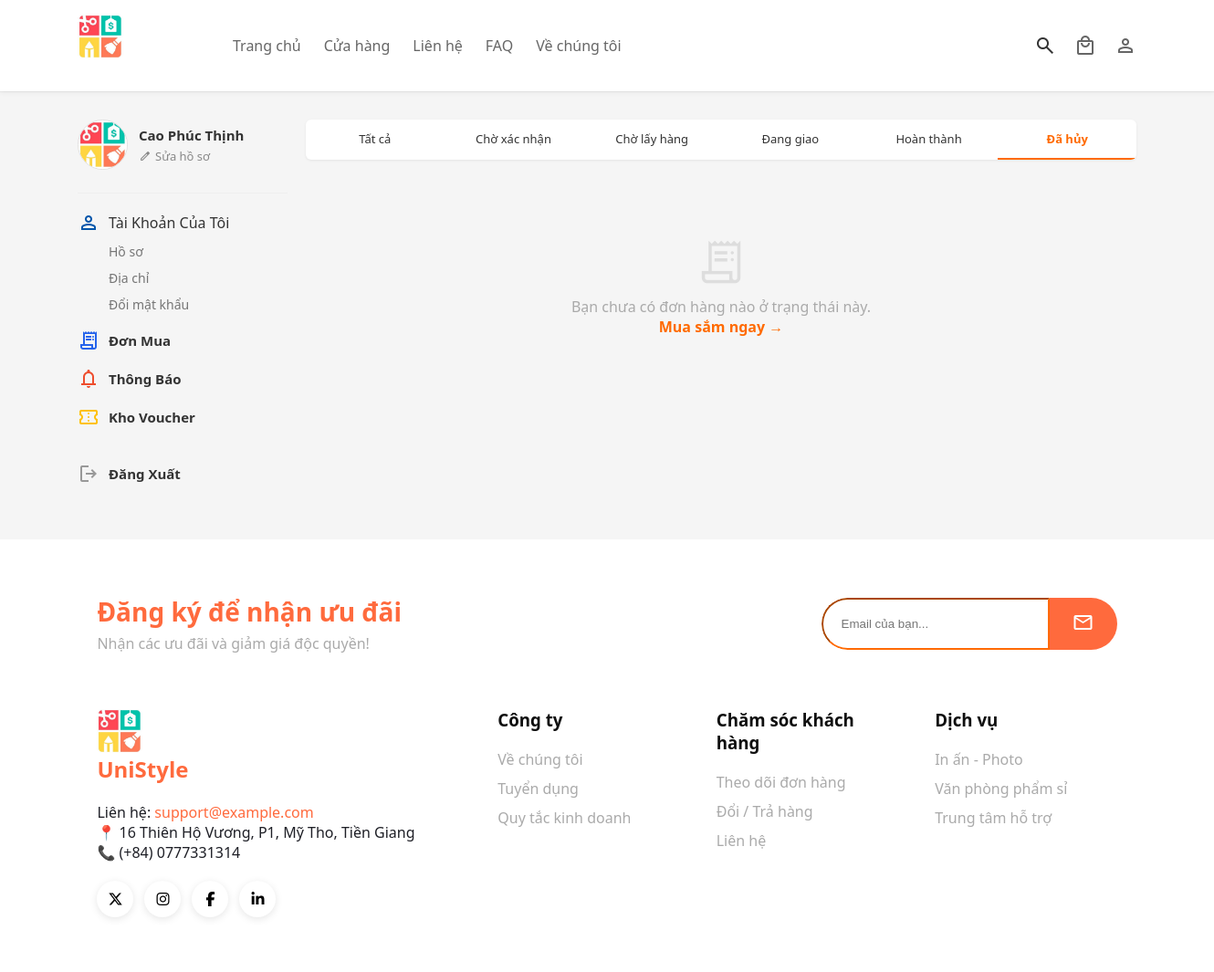
The app's page /profile.php?tab=orders&order_status=Đã+hủy (signed in) with its own data.
### tables this page shows
CREATE TABLE `khachhang` (
  `makh` int NOT NULL,
  `tenkh` varchar(100) DEFAULT NULL,
  `diachi` varchar(200) DEFAULT NULL,
  `sdt` varchar(15) DEFAULT NULL,
  `tendangnhap` varchar(50) DEFAULT NULL,
  `matkhau` varchar(100) DEFAULT NULL,
  `email` varchar(100) DEFAULT NULL,
  `gioitinh` varchar(10) DEFAULT NULL,
  `ngaysinh` date DEFAULT NULL,
  `avatar` varchar(255) DEFAULT NULL,
  `ngay_dangky` datetime DEFAULT CURRENT_TIMESTAMP,
  `loai` enum('Cá nhân','Doanh nghiệp','VIP') DEFAULT 'Cá nhân'
);

CREATE TABLE `hoadon` (
  `mahoadon` int NOT NULL,
  `makh` int DEFAULT NULL COMMENT 'Khách hàng',
  `madh` int DEFAULT NULL COMMENT 'Đơn đặt hàng liên kết (nếu có)',
  `ngaylap` date DEFAULT NULL COMMENT 'Ngày lập hóa đơn',
  `tongtien` decimal(12,2) DEFAULT '0.00',
  `phuongthuctt` varchar(100) DEFAULT NULL COMMENT 'VD: Tiền mặt, Chuyển khoản, VNPay...',
  `trangthai` varchar(50) DEFAULT 'Chưa thanh toán' COMMENT 'Chưa thanh toán | Đã thanh toán | Hủy',
  `ghichu` text
);

CREATE TABLE `dathang` (
  `madh` int NOT NULL,
  `makh` int DEFAULT NULL,
  `ngaydat` date DEFAULT NULL,
  `tongtien` decimal(12,2) DEFAULT NULL,
  `trangthai` varchar(50) DEFAULT NULL
);

### profile.php (the view, shortened to what the rows shown need)
<?php
include('./config/db.php');
$kh_id   = (int)$_SESSION['khachhang_id'];
$tab     = isset($_GET['tab']) ? $_GET['tab'] : 'profile';
$sql_get   = "SELECT * FROM khachhang WHERE makh = $kh_id";
$result    = $conn->query($sql_get);
$user_data = $result->fetch_assoc();
$avatar_kh      = !empty($user_data['avatar'])
    ? "./assets/file_anh/".$user_data['avatar']
    : "./assets/file_anh/default_avatar.png";
?>
<!doctype html>
<html lang="vi">
<head>
    <link rel="stylesheet" href="https://cdnjs.cloudflare.com/ajax/libs/font-awesome/6.5.0/css/all.min.css" />
    <link rel="stylesheet" href="./assets/css/style.css" />
    <link rel="stylesheet" href="./assets/css/reposive.css" />
    <link rel="stylesheet" href="./assets/css/profile.css" />
    <link rel="stylesheet" href="./assets/css/v.css" />
</head>
<body>
    <div class="profile-layout-bg">
        <div class="container profile-page-container">
            <aside class="profile-sidebar">
                <div class="profile-user-info">
                    <div class="profile-avatar"><img src="<?=$avatar_kh?>" alt="" /></div>
                </div>
            </aside>
            <main class="profile-main">
                <?php
if ($tab == 'vouchers'):
    $now = date('Y-m-d H:i:s');
    $filter_vc = $_GET['vc_filter'] ?? 'all';
    $stmt_all = $conn->prepare(
        "SELECT * FROM voucher
         WHERE (ngay_ket_thuc IS NULL OR ngay_ket_thuc >= NOW())"
    );
    $stmt_all->execute();
    $all_vouchers = $stmt_all->get_result()->fetch_all(MYSQLI_ASSOC);
    $stmt_all->close();
    $stmt = $conn->prepare(
        "SELECT v.*, kv.trang_thai AS da_dung
         FROM khachhang_voucher kv
         JOIN voucher v ON v.id_voucher = kv.id_voucher
         WHERE kv.makh = ?"
    );
    $stmt->bind_param("i",$kh_id);
    $stmt->execute();
    $my_vouchers = $stmt->get_result()->fetch_all(MYSQLI_ASSOC);
    $stmt->close();
$display_vc = array_filter($my_vouchers, function($v) use ($filter_vc) {
    if ($filter_vc === 'all') return true;
    if ($filter_vc === 'unused') return $v['da_dung'] == 0;
    if ($filter_vc === 'used') return $v['da_dung'] == 1;
    if ($filter_vc === 'freeship') return $v['loai_voucher'] == 1;
    if ($filter_vc === 'discount') return $v['loai_voucher'] != 1;
    return true;
});?>
                <div class="profile-content-card">
                    <h2>Tất cả Voucher</h2>
                    <?php foreach ($all_vouchers as $v):
        $saved = false;
        foreach ($my_vouchers as $mv) {
            if ($mv['id_voucher'] == $v['id_voucher']) {
                $saved = true;
                break;
            }
        }
        $expired = $v['ngay_ket_thuc'] && $v['ngay_ket_thuc'] < $now;
    ?>
                    <div class="vc-wrap <?= $expired ? 'used' : '' ?>">
                        <div class="vc-left <?= $v['loai_voucher']==1 ? 'bg-ship':'bg-disc' ?>">
                            <div class="vc-left <?= $v['loai_voucher']==1 ? 'bg-ship':'bg-disc' ?>">
                                <span class="material-symbols-outlined vc-icon">
                                    <?= $v['loai_voucher']==1 ? 'local_shipping' : 'sell' ?>
                                </span>
                                <span class="vc-type">
                                    <?= $v['loai_voucher']==1 ? 'Miễn ship' : 'Giảm giá' ?>
                                </span>
                            </div>
                        </div>
                        <div class="vc-right">
                            <div style="flex:1">
                                <h4><?= htmlspecialchars($v['ten_voucher']) ?></h4>
                                <div class="vc-desc">
                                    <?= $v['hinh_thuc_giam']==1
                        ? "Giảm ".$v['gia_tri_giam']."%"
                        : "Giảm ".number_format($v['gia_tri_giam'])."đ" ?>
                                </div>
                                <div style="font-size:12px;color:#888">
                                    HSD:
                                    <?= $v['ngay_ket_thuc']
                        ? date('d/m/Y', strtotime($v['ngay_ket_thuc']))
                        : 'Không giới hạn' ?>
                                </div>
                                <div style="font-size:11px;color:#aaa">
                                    Mã: <?= htmlspecialchars($v['ma_code']) ?>
                                </div>
                            </div>
                            <div>
                                <?php if ($expired): ?>
                                <button class="btn-use" disabled>Hết hạn</button>
                                <?php elseif ($saved): ?>
                                <button class="btn-use" disabled>Đã lưu</button>
                                <?php else: ?>
                                <button class="btn-use" onclick="saveVoucherCode('<?= $v['ma_code'] ?>')">
                                    Lưu
                                </button>
                                <?php endif; ?>
                            </div>
                        </div>
                    </div>
                    <?php endforeach; ?>
                </div>
                <div class="profile-content-card" style="min-height:500px">
                    <div
                        style="display:flex;justify-content:space-between;align-items:flex-start;padding-bottom:16px;flex-wrap:wrap;gap:14px">
                        <div>
                            <h2 style="margin-bottom:4px">Kho Voucher</h2>
                            <p style="color:#888;font-size:14px">Quản lý voucher giảm giá và miễn phí vận chuyển</p>
                        </div>
                        <div style="min-width:300px">
                            <div class="vc-input-row">
                            </div>
                            <div id="vc-msg"></div>
                        </div>
                    </div>
                    <div class="vc-tabs">
                        <?php
        $vc_tab_defs = [
            'all'      => 'Tất cả ('.count($my_vouchers).')',
            'unused'   => 'Chưa dùng',
            'freeship' => 'Miễn ship',
            'discount' => 'Giảm giá',
            'used'     => 'Đã dùng',
        ];
        foreach ($vc_tab_defs as $k=>$lbl):?>
                        <a href="profile.php?tab=vouchers&vc_filter=<?=$k?>"
                            class="vc-tab <?=$filter_vc===$k?'active':''?>"><?=$lbl?></a>
                        <?php endforeach;?>
                    </div>
                    <?php if (empty($display_vc)): ?>
                    <div class="vc-empty">
                        <span class="material-symbols-outlined">confirmation_number</span>
                        <p>Bạn chưa có voucher nào<?=$filter_vc!=='all'?' ở mục này':''?>.<br>Nhập mã ở trên để lưu!</p>
                    </div>
                    <?php else: foreach ($display_vc as $v):
        $is_ship    = $v['loai_voucher']==1;
        $is_used    = $v['da_dung']==1;
        $is_expired = $v['ngay_ket_thuc'] && $v['ngay_ket_thuc']<$now;
        $dl         = days_left($v['ngay_ket_thuc']);
        $val_label  = $is_ship ? 'Miễn ship' : ($v['hinh_thuc_giam']==1?'Giảm '.$v['gia_tri_giam'].'%':'Giảm '.number_format($v['gia_tri_giam']).'đ');
        if ($is_used)                          { $exp_cls='dead'; $exp_txt='Đã sử dụng'; }
        elseif ($is_expired)                   { $exp_cls='dead'; $exp_txt='Đã hết hạn'; }
        elseif ($dl!==null && $dl<=3)          { $exp_cls='soon'; $exp_txt='Sắp hết hạn: còn '.$dl.' ngày'; }
        elseif ($v['ngay_ket_thuc'])           { $exp_cls='ok';   $exp_txt='HSD: '.date('d/m/Y',strtotime($v['ngay_ket_thuc'])); }
        else                                   { $exp_cls='ok';   $exp_txt='Không giới hạn thời gian'; }
        $disabled = $is_used||$is_expired;
    ?>
                    <div class="vc-wrap <?=$disabled?'used':''?>">
                        <div class="vc-left <?=$is_ship?'bg-ship':'bg-disc'?>">
                            <span class="material-symbols-outlined vc-icon"><?=$is_ship?'local_shipping':'sell'?></span>
                            <span class="vc-type"><?=$val_label?></span>
                        </div>
                        <div class="vc-right">
                            <div style="flex:1">
                                <span
                                    class="vc-badge <?=$is_ship?'ship':'disc'?>"><?=$is_ship?'Miễn ship':'Giảm giá'?></span>
                                <h4><?=htmlspecialchars($v['ten_voucher'])?></h4>
                                <div class="vc-desc"><?=htmlspecialchars(discount_desc($v))?></div>
                                <div class="vc-exp <?=$exp_cls?>"><?=$exp_txt?></div>
                                <div style="font-size:11px;color:#ccc;margin-top:4px">Mã: <strong
                                        style="color:#bbb"><?=htmlspecialchars($v['ma_code'])?></strong></div>
                            </div>
                            <div>
                                <?php if (!$disabled): ?>
                                <button class="btn-use"
                                    onclick="window.location.href='checkout.php?voucher=<?=urlencode($v['ma_code'])?>'">Dùng
                                    ngay</button>
                                <?php else: ?>
                                <button class="btn-use" disabled><?=$is_used?'Đã dùng':'Hết hạn'?></button>
                                <?php endif;?>
                            </div>
                        </div>
                    </div>
                    <?php endforeach; endif;?>
                </div>
                <script>
                function saveVoucher() {
                    const code = document.getElementById('vcCodeInput').value.trim();
                    const msg = document.getElementById('vc-msg');
                    msg.className = '';
                    msg.textContent = '';
                    if (!code) {
                        msg.className = 'err';
                        msg.textContent = 'Vui lòng nhập mã voucher.';
                        return;
                    }
                    fetch('profile.php', {
                            method: 'POST',
                            headers: {
                                'Content-Type': 'application/x-www-form-urlencoded'
                            },
                            body: 'ajax_action=save_voucher&ma_code=' + encodeURIComponent(code)
                        })
                        .then(r => r.json()).then(d => {
                            msg.className = d.success ? 'ok' : 'err';
                            msg.textContent = d.message;
                            if (d.success) {
                                document.getElementById('vcCodeInput').value = '';
                                setTimeout(() => location.reload(), 1200);
                            }
                        }).catch(() => {
                            msg.className = 'err';
                            msg.textContent = 'Lỗi kết nối.';
                        });
                }
                document.getElementById('vcCodeInput').addEventListener('keydown', e => {
                    if (e.key === 'Enter') saveVoucher();
                });
                </script>
                <?php
elseif ($tab == 'orders'):
    $filter_status = $_GET['order_status'] ?? 'all';
    $tabs_def=['all'=>'Tất cả','Chờ xác nhận'=>'Chờ xác nhận','Chờ lấy hàng'=>'Chờ lấy hàng',
               'Đang giao'=>'Đang giao','Hoàn thành'=>'Hoàn thành','Đã hủy'=>'Đã hủy'];
?>
                <div
                    style="background:#fff;display:flex;box-shadow:0 1px 3px rgba(0,0,0,.07);margin-bottom:14px;border-radius:6px;overflow:hidden;">
                    <?php foreach($tabs_def as $val=>$lbl):?>
                    <a href="profile.php?tab=orders&order_status=<?=urlencode($val)?>"
                        class="o-tab <?=$filter_status===$val?'active':''?>"><?=$lbl?></a>
                    <?php endforeach;?>
                </div>
                <?php
                endif;?>
            </main>
        </div>
    </div>
    <footer class="footer">
        <div class="footer-newsletter">
            <div class="newsletter-text">
                <h2>Đăng ký để nhận ưu đãi</h2>
            </div>
        </div>
        <div class="footer-container">
            <div class="footer-col">
                <h2 class="logo"><img src="./assets/file_anh/0c4690d7-3599-4de4-a0a4-841817ead1c0.png" alt="" />
                    UniStyle</h2>
            </div>
        </div>
    </footer>
</body>
</html>

### records on screen
khachhang: avatar (picture)
hoadon: trangthai "Chờ xác nhận"
dathang: trangthai "Đang giao"

### other values on screen
$_SESSION['khachhang_ten'] "Cao Phúc Thịnh"
$lbl "Tất cả"
$lbl "Chờ lấy hàng"
$lbl "Hoàn thành"
$lbl "Đã hủy"
